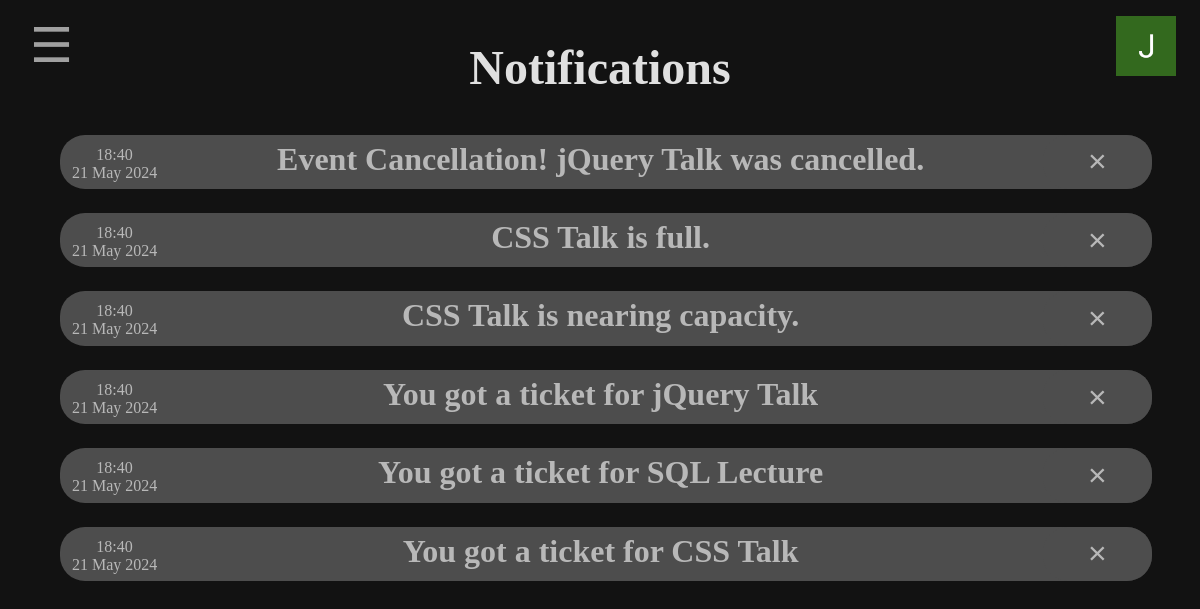
Page /notifications (signed in) on the committed database.
### db_schema.py (models this page shows, shortened)
class Notification(db.Model):
    __tablename__ = 'notifications'
    id = db.Column(db.Integer, primary_key=True)
    notification = db.Column(db.Text()) #Text of the notification
    time = db.Column(db.DateTime) #Time of the event
    userId = db.Column(db.Integer, db.ForeignKey('users.id')) #Id of the associated user
    def getFormattedDate(self):
        return [str(self.time.hour) + ":" + str(self.time.strftime("%M")), str(self.time.day) + " " + self.time.strftime("%B") + " " + str(self.time.year)]

### eventbyte.py (the view)
@app.route('/notifications', methods=['GET', 'POST'])
@login_required
def notifications():
    notifications = current_user.getNotifications()
    if len(notifications)>0:
        notifications.sort(reverse=True, key=(lambda notification: notification.time))
    return render_template("notifications.html", notifications = notifications, isSuperUser = (current_user.id == 1), pfp = getPfpPath(current_user))

### db_schema.py (called while the page is built)
    def getNotifications(self):
        return Notification.query.filter_by(userId = self.id).all()

### eventbyte.py (called while the page is built)
@login_manager.user_loader
def load_user(userId):
    return User.query.get(int(userId))

def getPfpPath(user):
    if os.path.exists(f"static/images/{user.id}.jpeg"):
        return f"/static/images/{user.id}.jpeg"
    else:
        return "/static/images/defaultpfp.jpeg"

### templates/notifications.html (shortened to what this page needs)
<!DOCTYPE html>
<html lang="en">
    <head>
        <link rel="stylesheet" href="/static/css/layout.css" type="text/css">
    </head>
    <body>
        <div class="contentWrapper">
            <button class="openMenu" type="button" id="openMenu" onclick="openMenu();">&#9776;</button>
            <img class="pfp" alt="Profile Picture" src="{{ pfp }}" name="profilePicture" id="profilePicture">
            <h2>Notifications</h2>
            <div class="notificationList">
                {% for notification in notifications %}
                    <div class="eventListItem" id="{{ notification.id }}">
                        <p class="dateOutput">{{ notification.getFormattedDate()[0] }}<br>{{ notification.getFormattedDate()[1] }}</p>
                        <h3 class="notification">{{ notification.notification }}</h3>
                        <button class="delete" type="submit" onclick="return deleteNotification('{{ notification.id }}');">&times;</button>
                    </div>
                {% else %}
                    <div class="eventListItem">
                        <h3 class="noEvents">No notifications.</h3>
                    </div>
                {% endfor %}
            </div>
        </div>
    </body>
</html>

### static/css/layout.css (style rules this page uses)
body { margin:0; padding:0; background-color: #121212; }
h2 { font-family: "EB Garamond", serif; text-align: center; color: #FFFFFF; opacity: 87%; font-size: 300%; }
h3 { font-family: "EB Garamond", serif; text-align: center; color: #FFFFFF; opacity: 87%; font-size: 200%; }
.eventListItem h3 { color: #FFFFFF; opacity: 60%; font-size: 250%; margin-top: 0; position: relative; text-align: center; width: 75%; margin-bottom: 2%; }
h3.notification { font-size: 200%; margin-bottom: 0.5%; margin-left: 12%; }
p { font-family: "EB Garamond", serif; color: #FFFFFF; opacity: 60%; margin-bottom: 0.5%; }
.eventListItem p { margin-top: 0; color: #FFFFFF; opacity: 60%; position: relative; text-align: center; width: 75%; font-size: 110%; }
p.dateOutput { height: 100%; width: 10%; font-size: 100%; text-align: center; color: #FFFFFF; opacity: 60%; position: absolute; top: 0; left: 0; margin-top: 1%; }
button { cursor: pointer; }
button.openMenu { font-size: 300%; color: #FFFFFF; opacity: 60%; position: absolute; top: 2%; left: 2%; background-color: #121212; border: none; z-index: 1; }
button.delete { height: 100%; width: 10%; position: absolute; right: 0; top: 0; background-color: #4D4D4D; text-align: center; border: none; border-radius: 25px; color: #FFFFFF; opacity: 60%; font-size: 200%; }
img.pfp { z-index: 1; position: fixed; top: 2%; right: 2%; width: 5%; }
.contentWrapper { width: 100%; height: fit-content; }
.eventListItem { position: relative; display: block; width: 90%; margin-left: 5%; background-color: #4D4D4D; transition: 0.5s; border-radius: 25px; padding: 2%; margin-top: 2%; }
.notificationList div.eventListItem { padding: 0.5%; }

### rows in the picture
Notification: time "18:40", time "21 May 2024", notification "Event Cancellation! jQuery Talk was cancelled."
Notification: time "18:40", time "21 May 2024", notification "CSS Talk is full."
Notification: time "18:40", time "21 May 2024", notification "CSS Talk is nearing capacity."
Notification: time "18:40", time "21 May 2024", notification "You got a ticket for jQuery Talk"
Notification: time "18:40", time "21 May 2024", notification "You got a ticket for SQL Lecture"
Notification: time "18:40", time "21 May 2024", notification "You got a ticket for CSS Talk"
